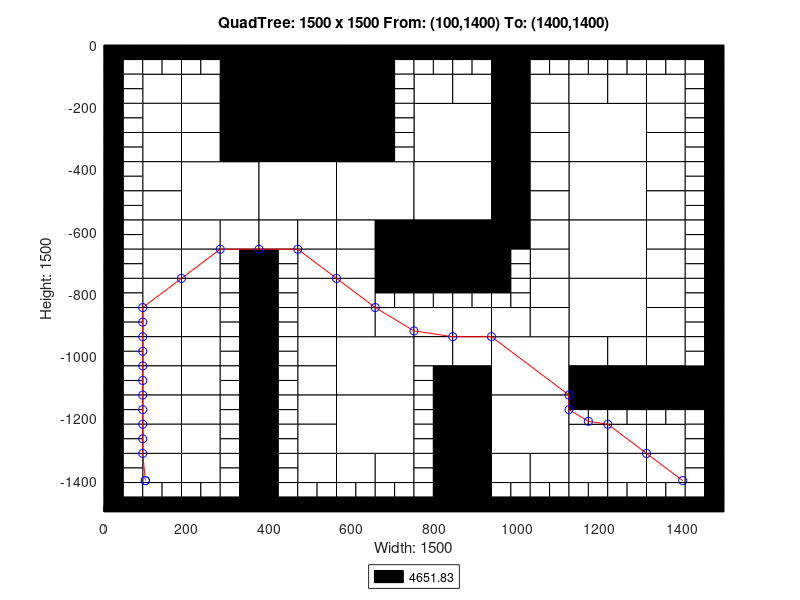

Write MATLAB code to recreate this figure.
axis([0 1500 -1500 0]);
title('QuadTree: 1500 x 1500 From: (100,1400) To: (1400,1400)');
xlabel('Width: 1500');
ylabel('Height: 1500');
rectangle('Position',[375 -187.5 187.5 187.5], 'FaceColor',[0 0 0]);
rectangle('Position',[375 -375 187.5 187.5], 'FaceColor',[0 0 0]);
rectangle('Position',[187.5 -562.5 187.5 187.5], 'FaceColor',[1 1 1]);
rectangle('Position',[375 -562.5 187.5 187.5], 'FaceColor',[1 1 1]);
rectangle('Position',[562.5 -562.5 187.5 187.5], 'FaceColor',[1 1 1]);
rectangle('Position',[750 -375 187.5 187.5], 'FaceColor',[1 1 1]);
rectangle('Position',[1125 -375 187.5 187.5], 'FaceColor',[1 1 1]);
rectangle('Position',[750 -562.5 187.5 187.5], 'FaceColor',[1 1 1]);
rectangle('Position',[750 -750 187.5 187.5], 'FaceColor',[0 0 0]);
rectangle('Position',[1125 -562.5 187.5 187.5], 'FaceColor',[1 1 1]);
rectangle('Position',[1125 -750 187.5 187.5], 'FaceColor',[1 1 1]);
rectangle('Position',[562.5 -1125 187.5 187.5], 'FaceColor',[1 1 1]);
rectangle('Position',[562.5 -1312.5 187.5 187.5], 'FaceColor',[1 1 1]);
rectangle('Position',[937.5 -1125 187.5 187.5], 'FaceColor',[1 1 1]);
rectangle('Position',[1125 -937.5 187.5 187.5], 'FaceColor',[1 1 1]);
rectangle('Position',[937.5 -1312.5 187.5 187.5], 'FaceColor',[1 1 1]);
rectangle('Position',[93.75 -187.5 93.75 93.75], 'FaceColor',[1 1 1]);
rectangle('Position',[281.25 -93.75 93.75 93.75], 'FaceColor',[0 0 0]);
rectangle('Position',[187.5 -187.5 93.75 93.75], 'FaceColor',[1 1 1]);
rectangle('Position',[281.25 -187.5 93.75 93.75], 'FaceColor',[0 0 0]);
rectangle('Position',[93.75 -281.25 93.75 93.75], 'FaceColor',[1 1 1]);
rectangle('Position',[93.75 -375 93.75 93.75], 'FaceColor',[1 1 1]);
rectangle('Position',[187.5 -281.25 93.75 93.75], 'FaceColor',[1 1 1]);
rectangle('Position',[281.25 -281.25 93.75 93.75], 'FaceColor',[0 0 0]);
rectangle('Position',[187.5 -375 93.75 93.75], 'FaceColor',[1 1 1]);
rectangle('Position',[281.25 -375 93.75 93.75], 'FaceColor',[0 0 0]);
rectangle('Position',[562.5 -93.75 93.75 93.75], 'FaceColor',[0 0 0]);
rectangle('Position',[562.5 -187.5 93.75 93.75], 'FaceColor',[0 0 0]);
rectangle('Position',[562.5 -281.25 93.75 93.75], 'FaceColor',[0 0 0]);
rectangle('Position',[562.5 -375 93.75 93.75], 'FaceColor',[0 0 0]);
rectangle('Position',[93.75 -468.75 93.75 93.75], 'FaceColor',[1 1 1]);
rectangle('Position',[93.75 -562.5 93.75 93.75], 'FaceColor',[1 1 1]);
rectangle('Position',[93.75 -656.25 93.75 93.75], 'FaceColor',[1 1 1]);
rectangle('Position',[93.75 -750 93.75 93.75], 'FaceColor',[1 1 1]);
rectangle('Position',[187.5 -656.25 93.75 93.75], 'FaceColor',[1 1 1]);
rectangle('Position',[281.25 -656.25 93.75 93.75], 'FaceColor',[1 1 1]);
rectangle('Position',[187.5 -750 93.75 93.75], 'FaceColor',[1 1 1]);
rectangle('Position',[375 -656.25 93.75 93.75], 'FaceColor',[1 1 1]);
rectangle('Position',[468.75 -656.25 93.75 93.75], 'FaceColor',[1 1 1]);
rectangle('Position',[468.75 -750 93.75 93.75], 'FaceColor',[1 1 1]);
rectangle('Position',[562.5 -656.25 93.75 93.75], 'FaceColor',[1 1 1]);
rectangle('Position',[656.25 -656.25 93.75 93.75], 'FaceColor',[0 0 0]);
rectangle('Position',[562.5 -750 93.75 93.75], 'FaceColor',[1 1 1]);
rectangle('Position',[656.25 -750 93.75 93.75], 'FaceColor',[0 0 0]);
rectangle('Position',[750 -187.5 93.75 93.75], 'FaceColor',[1 1 1]);
rectangle('Position',[843.75 -187.5 93.75 93.75], 'FaceColor',[1 1 1]);
rectangle('Position',[937.5 -93.75 93.75 93.75], 'FaceColor',[0 0 0]);
rectangle('Position',[937.5 -187.5 93.75 93.75], 'FaceColor',[0 0 0]);
rectangle('Position',[1031.25 -187.5 93.75 93.75], 'FaceColor',[1 1 1]);
rectangle('Position',[937.5 -281.25 93.75 93.75], 'FaceColor',[0 0 0]);
rectangle('Position',[1031.25 -281.25 93.75 93.75], 'FaceColor',[1 1 1]);
rectangle('Position',[937.5 -375 93.75 93.75], 'FaceColor',[0 0 0]);
rectangle('Position',[1031.25 -375 93.75 93.75], 'FaceColor',[1 1 1]);
rectangle('Position',[1125 -187.5 93.75 93.75], 'FaceColor',[1 1 1]);
rectangle('Position',[1218.75 -187.5 93.75 93.75], 'FaceColor',[1 1 1]);
rectangle('Position',[1312.5 -187.5 93.75 93.75], 'FaceColor',[1 1 1]);
rectangle('Position',[1312.5 -281.25 93.75 93.75], 'FaceColor',[1 1 1]);
rectangle('Position',[1312.5 -375 93.75 93.75], 'FaceColor',[1 1 1]);
rectangle('Position',[937.5 -468.75 93.75 93.75], 'FaceColor',[0 0 0]);
rectangle('Position',[1031.25 -468.75 93.75 93.75], 'FaceColor',[1 1 1]);
rectangle('Position',[937.5 -562.5 93.75 93.75], 'FaceColor',[0 0 0]);
rectangle('Position',[1031.25 -562.5 93.75 93.75], 'FaceColor',[1 1 1]);
rectangle('Position',[937.5 -656.25 93.75 93.75], 'FaceColor',[0 0 0]);
rectangle('Position',[1031.25 -656.25 93.75 93.75], 'FaceColor',[1 1 1]);
rectangle('Position',[1031.25 -750 93.75 93.75], 'FaceColor',[1 1 1]);
rectangle('Position',[1312.5 -468.75 93.75 93.75], 'FaceColor',[1 1 1]);
rectangle('Position',[1312.5 -562.5 93.75 93.75], 'FaceColor',[1 1 1]);
rectangle('Position',[1312.5 -656.25 93.75 93.75], 'FaceColor',[1 1 1]);
rectangle('Position',[1312.5 -750 93.75 93.75], 'FaceColor',[1 1 1]);
rectangle('Position',[93.75 -843.75 93.75 93.75], 'FaceColor',[1 1 1]);
rectangle('Position',[93.75 -937.5 93.75 93.75], 'FaceColor',[1 1 1]);
rectangle('Position',[187.5 -843.75 93.75 93.75], 'FaceColor',[1 1 1]);
rectangle('Position',[187.5 -937.5 93.75 93.75], 'FaceColor',[1 1 1]);
rectangle('Position',[93.75 -1031.25 93.75 93.75], 'FaceColor',[1 1 1]);
rectangle('Position',[93.75 -1125 93.75 93.75], 'FaceColor',[1 1 1]);
rectangle('Position',[187.5 -1031.25 93.75 93.75], 'FaceColor',[1 1 1]);
rectangle('Position',[187.5 -1125 93.75 93.75], 'FaceColor',[1 1 1]);
rectangle('Position',[468.75 -843.75 93.75 93.75], 'FaceColor',[1 1 1]);
rectangle('Position',[468.75 -937.5 93.75 93.75], 'FaceColor',[1 1 1]);
rectangle('Position',[562.5 -843.75 93.75 93.75], 'FaceColor',[1 1 1]);
rectangle('Position',[562.5 -937.5 93.75 93.75], 'FaceColor',[1 1 1]);
rectangle('Position',[656.25 -937.5 93.75 93.75], 'FaceColor',[1 1 1]);
rectangle('Position',[468.75 -1031.25 93.75 93.75], 'FaceColor',[1 1 1]);
rectangle('Position',[468.75 -1125 93.75 93.75], 'FaceColor',[1 1 1]);
rectangle('Position',[93.75 -1218.75 93.75 93.75], 'FaceColor',[1 1 1]);
rectangle('Position',[93.75 -1312.5 93.75 93.75], 'FaceColor',[1 1 1]);
rectangle('Position',[187.5 -1218.75 93.75 93.75], 'FaceColor',[1 1 1]);
rectangle('Position',[187.5 -1312.5 93.75 93.75], 'FaceColor',[1 1 1]);
rectangle('Position',[93.75 -1406.25 93.75 93.75], 'FaceColor',[1 1 1]);
rectangle('Position',[187.5 -1406.25 93.75 93.75], 'FaceColor',[1 1 1]);
rectangle('Position',[468.75 -1218.75 93.75 93.75], 'FaceColor',[1 1 1]);
rectangle('Position',[468.75 -1312.5 93.75 93.75], 'FaceColor',[1 1 1]);
rectangle('Position',[468.75 -1406.25 93.75 93.75], 'FaceColor',[1 1 1]);
rectangle('Position',[562.5 -1406.25 93.75 93.75], 'FaceColor',[1 1 1]);
rectangle('Position',[656.25 -1406.25 93.75 93.75], 'FaceColor',[1 1 1]);
rectangle('Position',[750 -937.5 93.75 93.75], 'FaceColor',[1 1 1]);
rectangle('Position',[843.75 -937.5 93.75 93.75], 'FaceColor',[1 1 1]);
rectangle('Position',[1031.25 -843.75 93.75 93.75], 'FaceColor',[1 1 1]);
rectangle('Position',[937.5 -937.5 93.75 93.75], 'FaceColor',[1 1 1]);
rectangle('Position',[1031.25 -937.5 93.75 93.75], 'FaceColor',[1 1 1]);
rectangle('Position',[750 -1031.25 93.75 93.75], 'FaceColor',[1 1 1]);
rectangle('Position',[843.75 -1031.25 93.75 93.75], 'FaceColor',[1 1 1]);
rectangle('Position',[843.75 -1125 93.75 93.75], 'FaceColor',[0 0 0]);
rectangle('Position',[1312.5 -843.75 93.75 93.75], 'FaceColor',[1 1 1]);
rectangle('Position',[1312.5 -937.5 93.75 93.75], 'FaceColor',[1 1 1]);
rectangle('Position',[1125 -1031.25 93.75 93.75], 'FaceColor',[1 1 1]);
rectangle('Position',[1218.75 -1031.25 93.75 93.75], 'FaceColor',[1 1 1]);
rectangle('Position',[1125 -1125 93.75 93.75], 'FaceColor',[0 0 0]);
rectangle('Position',[1218.75 -1125 93.75 93.75], 'FaceColor',[0 0 0]);
rectangle('Position',[1312.5 -1031.25 93.75 93.75], 'FaceColor',[1 1 1]);
rectangle('Position',[1312.5 -1125 93.75 93.75], 'FaceColor',[0 0 0]);
rectangle('Position',[1406.25 -1125 93.75 93.75], 'FaceColor',[0 0 0]);
rectangle('Position',[843.75 -1218.75 93.75 93.75], 'FaceColor',[0 0 0]);
rectangle('Position',[843.75 -1312.5 93.75 93.75], 'FaceColor',[0 0 0]);
rectangle('Position',[843.75 -1406.25 93.75 93.75], 'FaceColor',[0 0 0]);
rectangle('Position',[843.75 -1500 93.75 93.75], 'FaceColor',[0 0 0]);
rectangle('Position',[937.5 -1406.25 93.75 93.75], 'FaceColor',[1 1 1]);
rectangle('Position',[1031.25 -1406.25 93.75 93.75], 'FaceColor',[1 1 1]);
rectangle('Position',[1125 -1312.5 93.75 93.75], 'FaceColor',[1 1 1]);
rectangle('Position',[1218.75 -1312.5 93.75 93.75], 'FaceColor',[1 1 1]);
rectangle('Position',[1312.5 -1312.5 93.75 93.75], 'FaceColor',[1 1 1]);
rectangle('Position',[1125 -1406.25 93.75 93.75], 'FaceColor',[1 1 1]);
rectangle('Position',[1218.75 -1406.25 93.75 93.75], 'FaceColor',[1 1 1]);
rectangle('Position',[1312.5 -1406.25 93.75 93.75], 'FaceColor',[1 1 1]);
rectangle('Position',[0 -46.875 46.875 46.875], 'FaceColor',[0 0 0]);
rectangle('Position',[46.875 -46.875 46.875 46.875], 'FaceColor',[0 0 0]);
rectangle('Position',[0 -93.75 46.875 46.875], 'FaceColor',[0 0 0]);
rectangle('Position',[46.875 -93.75 46.875 46.875], 'FaceColor',[1 1 1]);
rectangle('Position',[93.75 -46.875 46.875 46.875], 'FaceColor',[0 0 0]);
rectangle('Position',[140.625 -46.875 46.875 46.875], 'FaceColor',[0 0 0]);
rectangle('Position',[93.75 -93.75 46.875 46.875], 'FaceColor',[1 1 1]);
rectangle('Position',[140.625 -93.75 46.875 46.875], 'FaceColor',[1 1 1]);
rectangle('Position',[0 -140.625 46.875 46.875], 'FaceColor',[0 0 0]);
rectangle('Position',[46.875 -140.625 46.875 46.875], 'FaceColor',[1 1 1]);
rectangle('Position',[0 -187.5 46.875 46.875], 'FaceColor',[0 0 0]);
rectangle('Position',[46.875 -187.5 46.875 46.875], 'FaceColor',[1 1 1]);
rectangle('Position',[187.5 -46.875 46.875 46.875], 'FaceColor',[0 0 0]);
rectangle('Position',[234.375 -46.875 46.875 46.875], 'FaceColor',[0 0 0]);
rectangle('Position',[187.5 -93.75 46.875 46.875], 'FaceColor',[1 1 1]);
rectangle('Position',[234.375 -93.75 46.875 46.875], 'FaceColor',[1 1 1]);
rectangle('Position',[0 -234.375 46.875 46.875], 'FaceColor',[0 0 0]);
rectangle('Position',[46.875 -234.375 46.875 46.875], 'FaceColor',[1 1 1]);
rectangle('Position',[0 -281.25 46.875 46.875], 'FaceColor',[0 0 0]);
rectangle('Position',[46.875 -281.25 46.875 46.875], 'FaceColor',[1 1 1]);
rectangle('Position',[0 -328.125 46.875 46.875], 'FaceColor',[0 0 0]);
rectangle('Position',[46.875 -328.125 46.875 46.875], 'FaceColor',[1 1 1]);
rectangle('Position',[0 -375 46.875 46.875], 'FaceColor',[0 0 0]);
rectangle('Position',[46.875 -375 46.875 46.875], 'FaceColor',[1 1 1]);
rectangle('Position',[656.25 -46.875 46.875 46.875], 'FaceColor',[0 0 0]);
rectangle('Position',[703.125 -46.875 46.875 46.875], 'FaceColor',[0 0 0]);
rectangle('Position',[656.25 -93.75 46.875 46.875], 'FaceColor',[0 0 0]);
rectangle('Position',[703.125 -93.75 46.875 46.875], 'FaceColor',[1 1 1]);
rectangle('Position',[656.25 -140.625 46.875 46.875], 'FaceColor',[0 0 0]);
rectangle('Position',[703.125 -140.625 46.875 46.875], 'FaceColor',[1 1 1]);
rectangle('Position',[656.25 -187.5 46.875 46.875], 'FaceColor',[0 0 0]);
rectangle('Position',[703.125 -187.5 46.875 46.875], 'FaceColor',[1 1 1]);
rectangle('Position',[656.25 -234.375 46.875 46.875], 'FaceColor',[0 0 0]);
rectangle('Position',[703.125 -234.375 46.875 46.875], 'FaceColor',[1 1 1]);
rectangle('Position',[656.25 -281.25 46.875 46.875], 'FaceColor',[0 0 0]);
rectangle('Position',[703.125 -281.25 46.875 46.875], 'FaceColor',[1 1 1]);
rectangle('Position',[656.25 -328.125 46.875 46.875], 'FaceColor',[0 0 0]);
rectangle('Position',[703.125 -328.125 46.875 46.875], 'FaceColor',[1 1 1]);
rectangle('Position',[656.25 -375 46.875 46.875], 'FaceColor',[0 0 0]);
rectangle('Position',[703.125 -375 46.875 46.875], 'FaceColor',[1 1 1]);
rectangle('Position',[0 -421.875 46.875 46.875], 'FaceColor',[0 0 0]);
rectangle('Position',[46.875 -421.875 46.875 46.875], 'FaceColor',[1 1 1]);
rectangle('Position',[0 -468.75 46.875 46.875], 'FaceColor',[0 0 0]);
rectangle('Position',[46.875 -468.75 46.875 46.875], 'FaceColor',[1 1 1]);
rectangle('Position',[0 -515.625 46.875 46.875], 'FaceColor',[0 0 0]);
rectangle('Position',[46.875 -515.625 46.875 46.875], 'FaceColor',[1 1 1]);
rectangle('Position',[0 -562.5 46.875 46.875], 'FaceColor',[0 0 0]);
rectangle('Position',[46.875 -562.5 46.875 46.875], 'FaceColor',[1 1 1]);
rectangle('Position',[0 -609.375 46.875 46.875], 'FaceColor',[0 0 0]);
rectangle('Position',[46.875 -609.375 46.875 46.875], 'FaceColor',[1 1 1]);
rectangle('Position',[0 -656.25 46.875 46.875], 'FaceColor',[0 0 0]);
rectangle('Position',[46.875 -656.25 46.875 46.875], 'FaceColor',[1 1 1]);
rectangle('Position',[0 -703.125 46.875 46.875], 'FaceColor',[0 0 0]);
rectangle('Position',[46.875 -703.125 46.875 46.875], 'FaceColor',[1 1 1]);
rectangle('Position',[0 -750 46.875 46.875], 'FaceColor',[0 0 0]);
rectangle('Position',[46.875 -750 46.875 46.875], 'FaceColor',[1 1 1]);
rectangle('Position',[281.25 -703.125 46.875 46.875], 'FaceColor',[1 1 1]);
rectangle('Position',[328.125 -703.125 46.875 46.875], 'FaceColor',[0 0 0]);
rectangle('Position',[281.25 -750 46.875 46.875], 'FaceColor',[1 1 1]);
rectangle('Position',[328.125 -750 46.875 46.875], 'FaceColor',[0 0 0]);
rectangle('Position',[375 -703.125 46.875 46.875], 'FaceColor',[0 0 0]);
rectangle('Position',[421.875 -703.125 46.875 46.875], 'FaceColor',[1 1 1]);
rectangle('Position',[375 -750 46.875 46.875], 'FaceColor',[0 0 0]);
rectangle('Position',[421.875 -750 46.875 46.875], 'FaceColor',[1 1 1]);
rectangle('Position',[750 -46.875 46.875 46.875], 'FaceColor',[0 0 0]);
rectangle('Position',[796.875 -46.875 46.875 46.875], 'FaceColor',[0 0 0]);
rectangle('Position',[750 -93.75 46.875 46.875], 'FaceColor',[1 1 1]);
rectangle('Position',[796.875 -93.75 46.875 46.875], 'FaceColor',[1 1 1]);
rectangle('Position',[843.75 -46.875 46.875 46.875], 'FaceColor',[0 0 0]);
rectangle('Position',[890.625 -46.875 46.875 46.875], 'FaceColor',[0 0 0]);
rectangle('Position',[843.75 -93.75 46.875 46.875], 'FaceColor',[1 1 1]);
rectangle('Position',[890.625 -93.75 46.875 46.875], 'FaceColor',[1 1 1]);
rectangle('Position',[1031.25 -46.875 46.875 46.875], 'FaceColor',[0 0 0]);
rectangle('Position',[1078.12 -46.875 46.875 46.875], 'FaceColor',[0 0 0]);
rectangle('Position',[1031.25 -93.75 46.875 46.875], 'FaceColor',[1 1 1]);
rectangle('Position',[1078.12 -93.75 46.875 46.875], 'FaceColor',[1 1 1]);
rectangle('Position',[1125 -46.875 46.875 46.875], 'FaceColor',[0 0 0]);
rectangle('Position',[1171.88 -46.875 46.875 46.875], 'FaceColor',[0 0 0]);
rectangle('Position',[1125 -93.75 46.875 46.875], 'FaceColor',[1 1 1]);
rectangle('Position',[1171.88 -93.75 46.875 46.875], 'FaceColor',[1 1 1]);
rectangle('Position',[1218.75 -46.875 46.875 46.875], 'FaceColor',[0 0 0]);
rectangle('Position',[1265.62 -46.875 46.875 46.875], 'FaceColor',[0 0 0]);
rectangle('Position',[1218.75 -93.75 46.875 46.875], 'FaceColor',[1 1 1]);
rectangle('Position',[1265.62 -93.75 46.875 46.875], 'FaceColor',[1 1 1]);
rectangle('Position',[1312.5 -46.875 46.875 46.875], 'FaceColor',[0 0 0]);
rectangle('Position',[1359.38 -46.875 46.875 46.875], 'FaceColor',[0 0 0]);
rectangle('Position',[1312.5 -93.75 46.875 46.875], 'FaceColor',[1 1 1]);
rectangle('Position',[1359.38 -93.75 46.875 46.875], 'FaceColor',[1 1 1]);
rectangle('Position',[1406.25 -46.875 46.875 46.875], 'FaceColor',[0 0 0]);
rectangle('Position',[1453.12 -46.875 46.875 46.875], 'FaceColor',[0 0 0]);
rectangle('Position',[1406.25 -93.75 46.875 46.875], 'FaceColor',[1 1 1]);
rectangle('Position',[1453.12 -93.75 46.875 46.875], 'FaceColor',[0 0 0]);
rectangle('Position',[1406.25 -140.625 46.875 46.875], 'FaceColor',[1 1 1]);
rectangle('Position',[1453.12 -140.625 46.875 46.875], 'FaceColor',[0 0 0]);
rectangle('Position',[1406.25 -187.5 46.875 46.875], 'FaceColor',[1 1 1]);
rectangle('Position',[1453.12 -187.5 46.875 46.875], 'FaceColor',[0 0 0]);
rectangle('Position',[1406.25 -234.375 46.875 46.875], 'FaceColor',[1 1 1]);
rectangle('Position',[1453.12 -234.375 46.875 46.875], 'FaceColor',[0 0 0]);
rectangle('Position',[1406.25 -281.25 46.875 46.875], 'FaceColor',[1 1 1]);
rectangle('Position',[1453.12 -281.25 46.875 46.875], 'FaceColor',[0 0 0]);
rectangle('Position',[1406.25 -328.125 46.875 46.875], 'FaceColor',[1 1 1]);
rectangle('Position',[1453.12 -328.125 46.875 46.875], 'FaceColor',[0 0 0]);
rectangle('Position',[1406.25 -375 46.875 46.875], 'FaceColor',[1 1 1]);
rectangle('Position',[1453.12 -375 46.875 46.875], 'FaceColor',[0 0 0]);
rectangle('Position',[937.5 -703.125 46.875 46.875], 'FaceColor',[0 0 0]);
rectangle('Position',[984.375 -703.125 46.875 46.875], 'FaceColor',[1 1 1]);
rectangle('Position',[937.5 -750 46.875 46.875], 'FaceColor',[0 0 0]);
rectangle('Position',[984.375 -750 46.875 46.875], 'FaceColor',[1 1 1]);
rectangle('Position',[1406.25 -421.875 46.875 46.875], 'FaceColor',[1 1 1]);
rectangle('Position',[1453.12 -421.875 46.875 46.875], 'FaceColor',[0 0 0]);
rectangle('Position',[1406.25 -468.75 46.875 46.875], 'FaceColor',[1 1 1]);
rectangle('Position',[1453.12 -468.75 46.875 46.875], 'FaceColor',[0 0 0]);
rectangle('Position',[1406.25 -515.625 46.875 46.875], 'FaceColor',[1 1 1]);
rectangle('Position',[1453.12 -515.625 46.875 46.875], 'FaceColor',[0 0 0]);
rectangle('Position',[1406.25 -562.5 46.875 46.875], 'FaceColor',[1 1 1]);
rectangle('Position',[1453.12 -562.5 46.875 46.875], 'FaceColor',[0 0 0]);
rectangle('Position',[1406.25 -609.375 46.875 46.875], 'FaceColor',[1 1 1]);
rectangle('Position',[1453.12 -609.375 46.875 46.875], 'FaceColor',[0 0 0]);
rectangle('Position',[1406.25 -656.25 46.875 46.875], 'FaceColor',[1 1 1]);
rectangle('Position',[1453.12 -656.25 46.875 46.875], 'FaceColor',[0 0 0]);
rectangle('Position',[1406.25 -703.125 46.875 46.875], 'FaceColor',[1 1 1]);
rectangle('Position',[1453.12 -703.125 46.875 46.875], 'FaceColor',[0 0 0]);
rectangle('Position',[1406.25 -750 46.875 46.875], 'FaceColor',[1 1 1]);
rectangle('Position',[1453.12 -750 46.875 46.875], 'FaceColor',[0 0 0]);
rectangle('Position',[0 -796.875 46.875 46.875], 'FaceColor',[0 0 0]);
rectangle('Position',[46.875 -796.875 46.875 46.875], 'FaceColor',[1 1 1]);
rectangle('Position',[0 -843.75 46.875 46.875], 'FaceColor',[0 0 0]);
rectangle('Position',[46.875 -843.75 46.875 46.875], 'FaceColor',[1 1 1]);
rectangle('Position',[0 -890.625 46.875 46.875], 'FaceColor',[0 0 0]);
rectangle('Position',[46.875 -890.625 46.875 46.875], 'FaceColor',[1 1 1]);
rectangle('Position',[0 -937.5 46.875 46.875], 'FaceColor',[0 0 0]);
rectangle('Position',[46.875 -937.5 46.875 46.875], 'FaceColor',[1 1 1]);
rectangle('Position',[281.25 -796.875 46.875 46.875], 'FaceColor',[1 1 1]);
rectangle('Position',[328.125 -796.875 46.875 46.875], 'FaceColor',[0 0 0]);
rectangle('Position',[281.25 -843.75 46.875 46.875], 'FaceColor',[1 1 1]);
rectangle('Position',[328.125 -843.75 46.875 46.875], 'FaceColor',[0 0 0]);
rectangle('Position',[281.25 -890.625 46.875 46.875], 'FaceColor',[1 1 1]);
rectangle('Position',[328.125 -890.625 46.875 46.875], 'FaceColor',[0 0 0]);
rectangle('Position',[281.25 -937.5 46.875 46.875], 'FaceColor',[1 1 1]);
rectangle('Position',[328.125 -937.5 46.875 46.875], 'FaceColor',[0 0 0]);
rectangle('Position',[0 -984.375 46.875 46.875], 'FaceColor',[0 0 0]);
rectangle('Position',[46.875 -984.375 46.875 46.875], 'FaceColor',[1 1 1]);
rectangle('Position',[0 -1031.25 46.875 46.875], 'FaceColor',[0 0 0]);
rectangle('Position',[46.875 -1031.25 46.875 46.875], 'FaceColor',[1 1 1]);
rectangle('Position',[0 -1078.12 46.875 46.875], 'FaceColor',[0 0 0]);
rectangle('Position',[46.875 -1078.12 46.875 46.875], 'FaceColor',[1 1 1]);
rectangle('Position',[0 -1125 46.875 46.875], 'FaceColor',[0 0 0]);
rectangle('Position',[46.875 -1125 46.875 46.875], 'FaceColor',[1 1 1]);
rectangle('Position',[281.25 -984.375 46.875 46.875], 'FaceColor',[1 1 1]);
rectangle('Position',[328.125 -984.375 46.875 46.875], 'FaceColor',[0 0 0]);
rectangle('Position',[281.25 -1031.25 46.875 46.875], 'FaceColor',[1 1 1]);
rectangle('Position',[328.125 -1031.25 46.875 46.875], 'FaceColor',[0 0 0]);
rectangle('Position',[281.25 -1078.12 46.875 46.875], 'FaceColor',[1 1 1]);
rectangle('Position',[328.125 -1078.12 46.875 46.875], 'FaceColor',[0 0 0]);
rectangle('Position',[281.25 -1125 46.875 46.875], 'FaceColor',[1 1 1]);
rectangle('Position',[328.125 -1125 46.875 46.875], 'FaceColor',[0 0 0]);
rectangle('Position',[375 -796.875 46.875 46.875], 'FaceColor',[0 0 0]);
rectangle('Position',[421.875 -796.875 46.875 46.875], 'FaceColor',[1 1 1]);
rectangle('Position',[375 -843.75 46.875 46.875], 'FaceColor',[0 0 0]);
rectangle('Position',[421.875 -843.75 46.875 46.875], 'FaceColor',[1 1 1]);
rectangle('Position',[375 -890.625 46.875 46.875], 'FaceColor',[0 0 0]);
rectangle('Position',[421.875 -890.625 46.875 46.875], 'FaceColor',[1 1 1]);
rectangle('Position',[375 -937.5 46.875 46.875], 'FaceColor',[0 0 0]);
rectangle('Position',[421.875 -937.5 46.875 46.875], 'FaceColor',[1 1 1]);
rectangle('Position',[656.25 -796.875 46.875 46.875], 'FaceColor',[0 0 0]);
rectangle('Position',[703.125 -796.875 46.875 46.875], 'FaceColor',[0 0 0]);
rectangle('Position',[656.25 -843.75 46.875 46.875], 'FaceColor',[1 1 1]);
rectangle('Position',[703.125 -843.75 46.875 46.875], 'FaceColor',[1 1 1]);
rectangle('Position',[375 -984.375 46.875 46.875], 'FaceColor',[0 0 0]);
rectangle('Position',[421.875 -984.375 46.875 46.875], 'FaceColor',[1 1 1]);
rectangle('Position',[375 -1031.25 46.875 46.875], 'FaceColor',[0 0 0]);
rectangle('Position',[421.875 -1031.25 46.875 46.875], 'FaceColor',[1 1 1]);
rectangle('Position',[375 -1078.12 46.875 46.875], 'FaceColor',[0 0 0]);
rectangle('Position',[421.875 -1078.12 46.875 46.875], 'FaceColor',[1 1 1]);
rectangle('Position',[375 -1125 46.875 46.875], 'FaceColor',[0 0 0]);
rectangle('Position',[421.875 -1125 46.875 46.875], 'FaceColor',[1 1 1]);
rectangle('Position',[0 -1171.88 46.875 46.875], 'FaceColor',[0 0 0]);
rectangle('Position',[46.875 -1171.88 46.875 46.875], 'FaceColor',[1 1 1]);
rectangle('Position',[0 -1218.75 46.875 46.875], 'FaceColor',[0 0 0]);
rectangle('Position',[46.875 -1218.75 46.875 46.875], 'FaceColor',[1 1 1]);
rectangle('Position',[0 -1265.62 46.875 46.875], 'FaceColor',[0 0 0]);
rectangle('Position',[46.875 -1265.62 46.875 46.875], 'FaceColor',[1 1 1]);
rectangle('Position',[0 -1312.5 46.875 46.875], 'FaceColor',[0 0 0]);
rectangle('Position',[46.875 -1312.5 46.875 46.875], 'FaceColor',[1 1 1]);
rectangle('Position',[281.25 -1171.88 46.875 46.875], 'FaceColor',[1 1 1]);
rectangle('Position',[328.125 -1171.88 46.875 46.875], 'FaceColor',[0 0 0]);
rectangle('Position',[281.25 -1218.75 46.875 46.875], 'FaceColor',[1 1 1]);
rectangle('Position',[328.125 -1218.75 46.875 46.875], 'FaceColor',[0 0 0]);
rectangle('Position',[281.25 -1265.62 46.875 46.875], 'FaceColor',[1 1 1]);
rectangle('Position',[328.125 -1265.62 46.875 46.875], 'FaceColor',[0 0 0]);
rectangle('Position',[281.25 -1312.5 46.875 46.875], 'FaceColor',[1 1 1]);
rectangle('Position',[328.125 -1312.5 46.875 46.875], 'FaceColor',[0 0 0]);
rectangle('Position',[0 -1359.38 46.875 46.875], 'FaceColor',[0 0 0]);
rectangle('Position',[46.875 -1359.38 46.875 46.875], 'FaceColor',[1 1 1]);
rectangle('Position',[0 -1406.25 46.875 46.875], 'FaceColor',[0 0 0]);
rectangle('Position',[46.875 -1406.25 46.875 46.875], 'FaceColor',[1 1 1]);
rectangle('Position',[0 -1453.12 46.875 46.875], 'FaceColor',[0 0 0]);
rectangle('Position',[46.875 -1453.12 46.875 46.875], 'FaceColor',[1 1 1]);
rectangle('Position',[0 -1500 46.875 46.875], 'FaceColor',[0 0 0]);
rectangle('Position',[46.875 -1500 46.875 46.875], 'FaceColor',[0 0 0]);
rectangle('Position',[93.75 -1453.12 46.875 46.875], 'FaceColor',[1 1 1]);
rectangle('Position',[140.625 -1453.12 46.875 46.875], 'FaceColor',[1 1 1]);
rectangle('Position',[93.75 -1500 46.875 46.875], 'FaceColor',[0 0 0]);
rectangle('Position',[140.625 -1500 46.875 46.875], 'FaceColor',[0 0 0]);
rectangle('Position',[281.25 -1359.38 46.875 46.875], 'FaceColor',[1 1 1]);
rectangle('Position',[328.125 -1359.38 46.875 46.875], 'FaceColor',[0 0 0]);
rectangle('Position',[281.25 -1406.25 46.875 46.875], 'FaceColor',[1 1 1]);
rectangle('Position',[328.125 -1406.25 46.875 46.875], 'FaceColor',[0 0 0]);
rectangle('Position',[187.5 -1453.12 46.875 46.875], 'FaceColor',[1 1 1]);
rectangle('Position',[234.375 -1453.12 46.875 46.875], 'FaceColor',[1 1 1]);
rectangle('Position',[187.5 -1500 46.875 46.875], 'FaceColor',[0 0 0]);
rectangle('Position',[234.375 -1500 46.875 46.875], 'FaceColor',[0 0 0]);
rectangle('Position',[281.25 -1453.12 46.875 46.875], 'FaceColor',[1 1 1]);
rectangle('Position',[328.125 -1453.12 46.875 46.875], 'FaceColor',[0 0 0]);
rectangle('Position',[281.25 -1500 46.875 46.875], 'FaceColor',[0 0 0]);
rectangle('Position',[328.125 -1500 46.875 46.875], 'FaceColor',[0 0 0]);
rectangle('Position',[375 -1171.88 46.875 46.875], 'FaceColor',[0 0 0]);
rectangle('Position',[421.875 -1171.88 46.875 46.875], 'FaceColor',[1 1 1]);
rectangle('Position',[375 -1218.75 46.875 46.875], 'FaceColor',[0 0 0]);
rectangle('Position',[421.875 -1218.75 46.875 46.875], 'FaceColor',[1 1 1]);
rectangle('Position',[375 -1265.62 46.875 46.875], 'FaceColor',[0 0 0]);
rectangle('Position',[421.875 -1265.62 46.875 46.875], 'FaceColor',[1 1 1]);
rectangle('Position',[375 -1312.5 46.875 46.875], 'FaceColor',[0 0 0]);
rectangle('Position',[421.875 -1312.5 46.875 46.875], 'FaceColor',[1 1 1]);
rectangle('Position',[375 -1359.38 46.875 46.875], 'FaceColor',[0 0 0]);
rectangle('Position',[421.875 -1359.38 46.875 46.875], 'FaceColor',[1 1 1]);
rectangle('Position',[375 -1406.25 46.875 46.875], 'FaceColor',[0 0 0]);
rectangle('Position',[421.875 -1406.25 46.875 46.875], 'FaceColor',[1 1 1]);
rectangle('Position',[375 -1453.12 46.875 46.875], 'FaceColor',[0 0 0]);
rectangle('Position',[421.875 -1453.12 46.875 46.875], 'FaceColor',[1 1 1]);
rectangle('Position',[375 -1500 46.875 46.875], 'FaceColor',[0 0 0]);
rectangle('Position',[421.875 -1500 46.875 46.875], 'FaceColor',[0 0 0]);
rectangle('Position',[468.75 -1453.12 46.875 46.875], 'FaceColor',[1 1 1]);
rectangle('Position',[515.625 -1453.12 46.875 46.875], 'FaceColor',[1 1 1]);
rectangle('Position',[468.75 -1500 46.875 46.875], 'FaceColor',[0 0 0]);
rectangle('Position',[515.625 -1500 46.875 46.875], 'FaceColor',[0 0 0]);
rectangle('Position',[562.5 -1453.12 46.875 46.875], 'FaceColor',[1 1 1]);
rectangle('Position',[609.375 -1453.12 46.875 46.875], 'FaceColor',[1 1 1]);
rectangle('Position',[562.5 -1500 46.875 46.875], 'FaceColor',[0 0 0]);
rectangle('Position',[609.375 -1500 46.875 46.875], 'FaceColor',[0 0 0]);
rectangle('Position',[656.25 -1453.12 46.875 46.875], 'FaceColor',[1 1 1]);
rectangle('Position',[703.125 -1453.12 46.875 46.875], 'FaceColor',[1 1 1]);
rectangle('Position',[656.25 -1500 46.875 46.875], 'FaceColor',[0 0 0]);
rectangle('Position',[703.125 -1500 46.875 46.875], 'FaceColor',[0 0 0]);
rectangle('Position',[750 -796.875 46.875 46.875], 'FaceColor',[0 0 0]);
rectangle('Position',[796.875 -796.875 46.875 46.875], 'FaceColor',[0 0 0]);
rectangle('Position',[750 -843.75 46.875 46.875], 'FaceColor',[1 1 1]);
rectangle('Position',[796.875 -843.75 46.875 46.875], 'FaceColor',[1 1 1]);
rectangle('Position',[843.75 -796.875 46.875 46.875], 'FaceColor',[0 0 0]);
rectangle('Position',[890.625 -796.875 46.875 46.875], 'FaceColor',[0 0 0]);
rectangle('Position',[843.75 -843.75 46.875 46.875], 'FaceColor',[1 1 1]);
rectangle('Position',[890.625 -843.75 46.875 46.875], 'FaceColor',[1 1 1]);
rectangle('Position',[937.5 -796.875 46.875 46.875], 'FaceColor',[0 0 0]);
rectangle('Position',[984.375 -796.875 46.875 46.875], 'FaceColor',[1 1 1]);
rectangle('Position',[937.5 -843.75 46.875 46.875], 'FaceColor',[1 1 1]);
rectangle('Position',[984.375 -843.75 46.875 46.875], 'FaceColor',[1 1 1]);
rectangle('Position',[750 -1078.12 46.875 46.875], 'FaceColor',[1 1 1]);
rectangle('Position',[796.875 -1078.12 46.875 46.875], 'FaceColor',[0 0 0]);
rectangle('Position',[750 -1125 46.875 46.875], 'FaceColor',[1 1 1]);
rectangle('Position',[796.875 -1125 46.875 46.875], 'FaceColor',[0 0 0]);
rectangle('Position',[1406.25 -796.875 46.875 46.875], 'FaceColor',[1 1 1]);
rectangle('Position',[1453.12 -796.875 46.875 46.875], 'FaceColor',[0 0 0]);
rectangle('Position',[1406.25 -843.75 46.875 46.875], 'FaceColor',[1 1 1]);
rectangle('Position',[1453.12 -843.75 46.875 46.875], 'FaceColor',[0 0 0]);
rectangle('Position',[1406.25 -890.625 46.875 46.875], 'FaceColor',[1 1 1]);
rectangle('Position',[1453.12 -890.625 46.875 46.875], 'FaceColor',[0 0 0]);
rectangle('Position',[1406.25 -937.5 46.875 46.875], 'FaceColor',[1 1 1]);
rectangle('Position',[1453.12 -937.5 46.875 46.875], 'FaceColor',[0 0 0]);
rectangle('Position',[1406.25 -984.375 46.875 46.875], 'FaceColor',[1 1 1]);
rectangle('Position',[1453.12 -984.375 46.875 46.875], 'FaceColor',[0 0 0]);
rectangle('Position',[1406.25 -1031.25 46.875 46.875], 'FaceColor',[1 1 1]);
rectangle('Position',[1453.12 -1031.25 46.875 46.875], 'FaceColor',[0 0 0]);
rectangle('Position',[750 -1171.88 46.875 46.875], 'FaceColor',[1 1 1]);
rectangle('Position',[796.875 -1171.88 46.875 46.875], 'FaceColor',[0 0 0]);
rectangle('Position',[750 -1218.75 46.875 46.875], 'FaceColor',[1 1 1]);
rectangle('Position',[796.875 -1218.75 46.875 46.875], 'FaceColor',[0 0 0]);
rectangle('Position',[750 -1265.62 46.875 46.875], 'FaceColor',[1 1 1]);
rectangle('Position',[796.875 -1265.62 46.875 46.875], 'FaceColor',[0 0 0]);
rectangle('Position',[750 -1312.5 46.875 46.875], 'FaceColor',[1 1 1]);
rectangle('Position',[796.875 -1312.5 46.875 46.875], 'FaceColor',[0 0 0]);
rectangle('Position',[750 -1359.38 46.875 46.875], 'FaceColor',[1 1 1]);
rectangle('Position',[796.875 -1359.38 46.875 46.875], 'FaceColor',[0 0 0]);
rectangle('Position',[750 -1406.25 46.875 46.875], 'FaceColor',[1 1 1]);
rectangle('Position',[796.875 -1406.25 46.875 46.875], 'FaceColor',[0 0 0]);
rectangle('Position',[750 -1453.12 46.875 46.875], 'FaceColor',[1 1 1]);
rectangle('Position',[796.875 -1453.12 46.875 46.875], 'FaceColor',[0 0 0]);
rectangle('Position',[750 -1500 46.875 46.875], 'FaceColor',[0 0 0]);
rectangle('Position',[796.875 -1500 46.875 46.875], 'FaceColor',[0 0 0]);
rectangle('Position',[937.5 -1453.12 46.875 46.875], 'FaceColor',[1 1 1]);
rectangle('Position',[984.375 -1453.12 46.875 46.875], 'FaceColor',[1 1 1]);
rectangle('Position',[937.5 -1500 46.875 46.875], 'FaceColor',[0 0 0]);
rectangle('Position',[984.375 -1500 46.875 46.875], 'FaceColor',[0 0 0]);
rectangle('Position',[1031.25 -1453.12 46.875 46.875], 'FaceColor',[1 1 1]);
rectangle('Position',[1078.12 -1453.12 46.875 46.875], 'FaceColor',[1 1 1]);
rectangle('Position',[1031.25 -1500 46.875 46.875], 'FaceColor',[0 0 0]);
rectangle('Position',[1078.12 -1500 46.875 46.875], 'FaceColor',[0 0 0]);
rectangle('Position',[1125 -1171.88 46.875 46.875], 'FaceColor',[0 0 0]);
rectangle('Position',[1171.88 -1171.88 46.875 46.875], 'FaceColor',[0 0 0]);
rectangle('Position',[1125 -1218.75 46.875 46.875], 'FaceColor',[1 1 1]);
rectangle('Position',[1171.88 -1218.75 46.875 46.875], 'FaceColor',[1 1 1]);
rectangle('Position',[1218.75 -1171.88 46.875 46.875], 'FaceColor',[0 0 0]);
rectangle('Position',[1265.62 -1171.88 46.875 46.875], 'FaceColor',[0 0 0]);
rectangle('Position',[1218.75 -1218.75 46.875 46.875], 'FaceColor',[1 1 1]);
rectangle('Position',[1265.62 -1218.75 46.875 46.875], 'FaceColor',[1 1 1]);
rectangle('Position',[1312.5 -1171.88 46.875 46.875], 'FaceColor',[0 0 0]);
rectangle('Position',[1359.38 -1171.88 46.875 46.875], 'FaceColor',[0 0 0]);
rectangle('Position',[1312.5 -1218.75 46.875 46.875], 'FaceColor',[1 1 1]);
rectangle('Position',[1359.38 -1218.75 46.875 46.875], 'FaceColor',[1 1 1]);
rectangle('Position',[1406.25 -1171.88 46.875 46.875], 'FaceColor',[0 0 0]);
rectangle('Position',[1453.12 -1171.88 46.875 46.875], 'FaceColor',[0 0 0]);
rectangle('Position',[1406.25 -1218.75 46.875 46.875], 'FaceColor',[1 1 1]);
rectangle('Position',[1453.12 -1218.75 46.875 46.875], 'FaceColor',[0 0 0]);
rectangle('Position',[1406.25 -1265.62 46.875 46.875], 'FaceColor',[1 1 1]);
rectangle('Position',[1453.12 -1265.62 46.875 46.875], 'FaceColor',[0 0 0]);
rectangle('Position',[1406.25 -1312.5 46.875 46.875], 'FaceColor',[1 1 1]);
rectangle('Position',[1453.12 -1312.5 46.875 46.875], 'FaceColor',[0 0 0]);
rectangle('Position',[1125 -1453.12 46.875 46.875], 'FaceColor',[1 1 1]);
rectangle('Position',[1171.88 -1453.12 46.875 46.875], 'FaceColor',[1 1 1]);
rectangle('Position',[1125 -1500 46.875 46.875], 'FaceColor',[0 0 0]);
rectangle('Position',[1171.88 -1500 46.875 46.875], 'FaceColor',[0 0 0]);
rectangle('Position',[1218.75 -1453.12 46.875 46.875], 'FaceColor',[1 1 1]);
rectangle('Position',[1265.62 -1453.12 46.875 46.875], 'FaceColor',[1 1 1]);
rectangle('Position',[1218.75 -1500 46.875 46.875], 'FaceColor',[0 0 0]);
rectangle('Position',[1265.62 -1500 46.875 46.875], 'FaceColor',[0 0 0]);
rectangle('Position',[1406.25 -1359.38 46.875 46.875], 'FaceColor',[1 1 1]);
rectangle('Position',[1453.12 -1359.38 46.875 46.875], 'FaceColor',[0 0 0]);
rectangle('Position',[1406.25 -1406.25 46.875 46.875], 'FaceColor',[1 1 1]);
rectangle('Position',[1453.12 -1406.25 46.875 46.875], 'FaceColor',[0 0 0]);
rectangle('Position',[1312.5 -1453.12 46.875 46.875], 'FaceColor',[1 1 1]);
rectangle('Position',[1359.38 -1453.12 46.875 46.875], 'FaceColor',[1 1 1]);
rectangle('Position',[1312.5 -1500 46.875 46.875], 'FaceColor',[0 0 0]);
rectangle('Position',[1359.38 -1500 46.875 46.875], 'FaceColor',[0 0 0]);
rectangle('Position',[1406.25 -1453.12 46.875 46.875], 'FaceColor',[1 1 1]);
rectangle('Position',[1453.12 -1453.12 46.875 46.875], 'FaceColor',[0 0 0]);
rectangle('Position',[1406.25 -1500 46.875 46.875], 'FaceColor',[0 0 0]);
rectangle('Position',[1453.12 -1500 46.875 46.875], 'FaceColor',[0 0 0]);
X=[1400,1312.5,1218.75,1171.88,1125,1125,937.5,843.75,750,656.25,562.5,468.75,375,281.25,187.5,93.75,93.75,93.75,93.75,93.75,93.75,93.75,93.75,93.75,93.75,93.75,100,100];
Y=[-1400,-1312.5,-1218.75,-1209.38,-1171.88,-1125,-937.5,-937.5,-918.75,-843.75,-750,-656.25,-656.25,-656.25,-750,-843.75,-890.625,-937.5,-984.375,-1031.25,-1078.12,-1125,-1171.88,-1218.75,-1265.62,-1312.5,-1400,-1400];
hold on;
plot(X,Y,'r');
plot(X,Y,'bo');
legend('4651.83','Location','southoutside');
